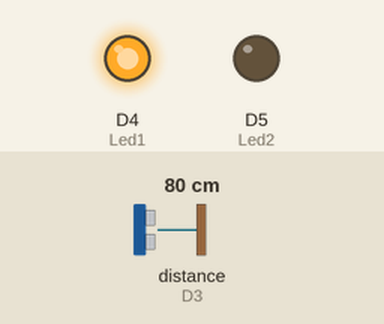
This sketch was run on a simulated Arduino MKR. Parts: output pins drawn as LEDs (lit = HIGH). Wiring (inferred from the names in the program): ultrasonic range finder: trigger D2; echo D3. The test bench sets the inputs (shaded band); at power-on: distance to the obstacle (sensor on D3) 80 cm. The echo pulse lasts 58.3 µs per cm; WiFi joins after 1.5 s; servers stay silent unless stated; pins used as bus, display or sensor lines are not drawn.

Above: at 8.6 s.
8.7 s: distance to the obstacle (sensor on D3) set to 5 cm
11.3 s: distance to the obstacle (sensor on D3) set to 2 cm
At 13.3 s:
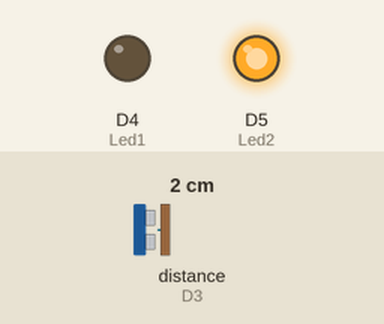
13.9 s: distance to the obstacle (sensor on D3) set to 31 cm
16.5 s: distance to the obstacle (sensor on D3) set to 36 cm
At 17.6 s:
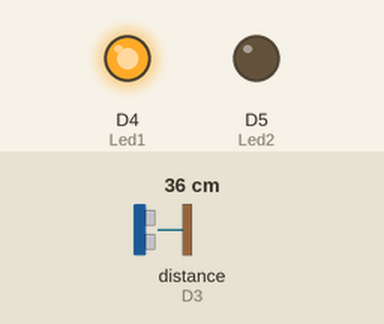
Timing chart, 0 to 19.5 s (numbered marks = the images above; inputs shaded):
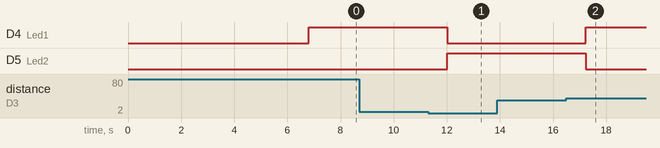

Measured:
- the behaviour switches between 4 and 3 cm on distance to the obstacle (sensor on D3) (found by bisection; images 0 and 1)
- the behaviour switches between 33 and 34 cm on distance to the obstacle (sensor on D3) (found by bisection; images 1 and 2)
- after the input at 8.7 s, every drawn part: stays the same
- after the input at 11.3 s, D4 (Led1): HIGH → LOW after 0.72 s; D5 (Led2): LOW → HIGH after 0.72 s
- after the input at 13.9 s, every drawn part: stays the same
- after the input at 16.5 s, D4 (Led1): LOW → HIGH after 0.72 s; D5 (Led2): HIGH → LOW after 0.72 s

The sketch:

Nano_Ultrasonic_Led.ino
```cpp
#include <WiFiNINA.h>
#include "secrets.h"
#include "ThingSpeak.h"
#define USUP_ECHO1 3
#define USUP_TRIG1 2
#define Led1 4
#define Led2 5


char ssid[] = SECRET_SSID;
char pass[] = SECRET_PASS;
WiFiClient  client;

unsigned long myChannelNumber = SECRET_CH_ID;
const char * myWriteAPIKey = SECRET_WRITE_APIKEY;

void setup() {
  pinMode(Led2,OUTPUT);
  pinMode(Led1,OUTPUT);

  pinMode(USUP_ECHO1,INPUT);
  pinMode(USUP_TRIG1,OUTPUT);


  if (WiFi.status() == WL_NO_MODULE) {
    //Serial.println("Communication with WiFi module failed!");
    while (true);
  }
  String fv = WiFi.firmwareVersion();
 if (fv != "1.0.0") {
    //Serial.println("Please upgrade the firmware");
  }
  ThingSpeak.begin(client);

}

void loop() {
    long duration1,distance1;
     digitalWrite(USUP_TRIG1, LOW);
     delayMicroseconds(2);
     digitalWrite(USUP_TRIG1, HIGH);
     delayMicroseconds(10);
     digitalWrite(USUP_TRIG1, LOW);
     duration1 = pulseIn(USUP_ECHO1, HIGH);
     distance1 = (duration1/2) / 29.1;
     if (distance1>35)
        {distance1=0;}
     else{distance1=map(distance1,0,35,100,0);}

     //Serial.print("L ");
     //Serial.print(distance1);

     Upload_data(distance1);

   if(distance1<5){
    digitalWrite(Led1,HIGH);
    digitalWrite(Led2,LOW);}
   else if(distance1>90){
        digitalWrite(Led1,LOW);
        digitalWrite(Led2,HIGH);
        }
  delay(1000);
}

void Upload_data(int L){
   if (WiFi.status() != WL_CONNECTED) {
    //Serial.print("Attempting to connect to SSID: ");
    //Serial.println(SECRET_SSID);
    while (WiFi.status() != WL_CONNECTED) {
      WiFi.begin(ssid, pass);
      //Serial.print(".");
      delay(5000);
    }
    //Serial.println("\nConnected.");
  }
  ThingSpeak.setField(1, L);
  int x = ThingSpeak.writeFields(myChannelNumber, myWriteAPIKey);
  if (x == 200) {
    //Serial.println("Channel update successful.");
  }
}
```

secrets.h
```cpp
// Use this file to store all of the private credentials
// and connection details

#define SECRET_SSID "ADMIN_123"		// replace MySSID with your WiFi network name
#define SECRET_PASS "ADMIN_123"	// replace MyPassword with your WiFi password

#define SECRET_CH_ID 1578083			// replace 0000000 with your channel number
#define SECRET_WRITE_APIKEY "HWDK5L0Q6JDKD4FH"   // replace XYZ with your channel write API Key
```
